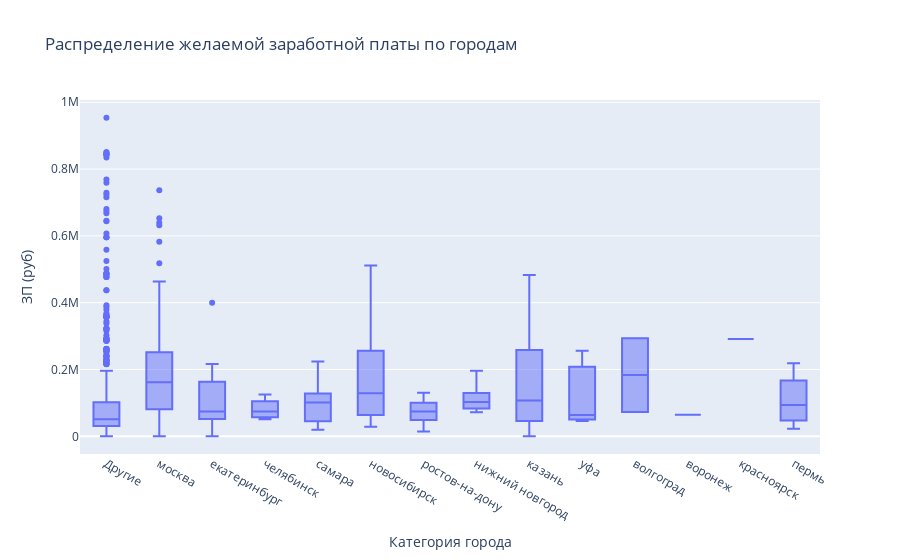

The notebook cell this image was saved under:
### Markdown cell above
5. Постройте диаграмму, которая показывает распределение желаемой заработной платы (**"ЗП (руб)"**) в зависимости от города (**"Город"**). Используйте для диаграммы данные о резюме, где желая заработная плата меньше 1 млн рублей.
*Сделайте выводы по полученной диаграмме: как соотносятся медианные уровни желаемой заработной платы и их размах в городах? Как вы считаете, важен ли признак города при прогнозировании заработной платы?*

### Code cell
# Импортируем необходимые библиотеки
import pandas as pd
import plotly.express as px
import warnings

# Заглушить все предупреждения
warnings.filterwarnings("ignore")

# Загружаем данные о соискателях и курсы валют
df = pd.read_csv('data/dst-3.0_16_1_hh_database.csv', sep=';')
currency_rates = pd.read_csv('data/ExchangeRates.csv', sep=',')

# Функция для извлечения зарплаты и валюты
def get_salary_num(arg):
    salary = float(arg.split(' ')[0])
    return salary

def get_salary_currency(arg):
    currency_dict = {
        'USD': 'USD', 'KZT': 'KZT',
        'грн': 'UAH', 'белруб': 'BYN',
        'EUR': 'EUR', 'KGS': 'KGS',
        'сум': 'UZS', 'AZN': 'AZN'
    }
    curr = arg.split(' ')[1].replace('.', '')
    return 'RUB' if curr == 'руб' else currency_dict.get(curr, None)

# Преобразуем даты в формат datetime
currency_rates['date'] = pd.to_datetime(currency_rates['date'], dayfirst=True).dt.date
df['Обновление резюме'] = pd.to_datetime(df['Обновление резюме'], dayfirst=True).dt.date

# Извлекаем зарплату и валюту
df['ЗП (tmp)'] = df['ЗП'].apply(get_salary_num)
df['Валюта'] = df['ЗП'].apply(get_salary_currency)

# Соединяем таблицы по дате и валюте
df = pd.merge(df, currency_rates, left_on=['Обновление резюме', 'Валюта'], right_on=['date', 'currency'], how='left')

# Пересчитываем зарплату в рубли
df['ЗП (руб)'] = df['ЗП (tmp)'] * df['close']  

# Удаляем временные столбцы
df.drop(['ЗП (tmp)', 'date', 'currency', 'per', 'time', 'vol', 'proportion'], axis=1, inplace=True)

# Список городов-миллионников
million_cities = ['Москва', 'Новосибирск', 'Екатеринбург', 'Нижний Новгород', 
                  'Казань', 'Челябинск', 'Омск', 'Самара', 
                  'Ростов-на-Дону', 'Уфа', 'Красноярск', 
                  'Пермь', 'Воронеж', 'Волгоград']

# Приводим список городов к нижнему регистру для сравнения
million_cities_lower = [city.lower() for city in million_cities]

# Извлекаем только название города
df['Город'] = df['Город, переезд, командировки'].str.split(',').str[0].str.strip()

# Приводим названия городов к нижнему регистру для сравнения
df['Город'] = df['Город'].str.lower()

# Проверяем, к какой категории относится город
df['Категория города'] = df['Город'].apply(
    lambda x: x if x in million_cities_lower else 'Другие'
)

# Фильтруем данные по желаемой зарплате
filtered_df = df[df['ЗП (руб)'] < 1e6]

# Строим диаграмму распределения желаемой зарплаты по городам
fig = px.box(
    filtered_df,
    x='Категория города',
    y='ЗП (руб)',
    title='Распределение желаемой заработной платы по городам'
)
fig.show()

# Определяем город с максимальной желаемой зарплатой
city_data = filtered_df.groupby('Город', as_index=False).agg({'ЗП (руб)': 'max'})
max_salary_city = city_data[city_data['ЗП (руб)'] == city_data['ЗП (руб)'].max()]['Город'].iloc[0]

print(f'Город с максимальной желаемой зарплатой: {max_salary_city}')

### Figure 1 — Plotly figure (JSON) as saved in the notebook; plotly's stock layout.template omitted (floating-point values rounded to 4 significant figures; data arrays with more than 128 entries replaced by an {"elided": "..."} marker saying what was removed)
{"data": [{"alignmentgroup": "True", "hovertemplate": "Категория города=%{x}<br>ЗП (руб)=%{y}<extra></extra>", "legendgroup": "", "marker": {"color": "#636efa"}, "name": "", "notched": false, "offsetgroup": "", "orientation": "v", "showlegend": false, "type": "box", "x": {"elided": "1138 str values"}, "x0": " ", "xaxis": "x", "y": {"elided": "1138 float values"}, "y0": " ", "yaxis": "y"}], "layout": {"boxmode": "group", "legend": {"tracegroupgap": 0}, "title": {"text": "Распределение желаемой заработной платы по городам"}, "xaxis": {"anchor": "y", "domain": [0, 1], "title": {"text": "Категория города"}}, "yaxis": {"anchor": "x", "domain": [0, 1], "title": {"text": "ЗП (руб)"}}}}
